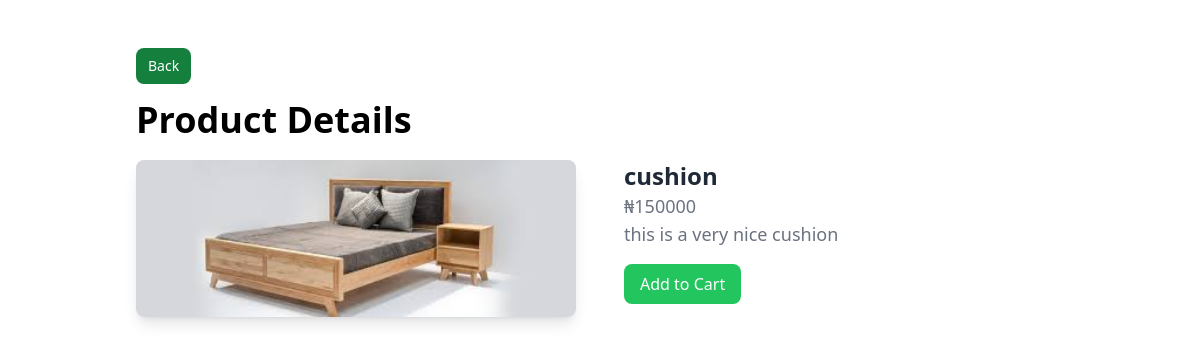
Page /store/product/1/ on the committed database.
### Store/models.py (models this page shows, shortened)
class Product(models.Model):
    store = models.ForeignKey(Mystore, on_delete=models.CASCADE)
    name = models.CharField(max_length=50)
    price = models.PositiveIntegerField(default=1)
    description = models.CharField(max_length=100)
    image = models.ImageField(upload_to='productimages')

### Store/views.py (the view)
# urls.py: path('product/<int:product_id>/', views.product_detail, name='product_detail'),
def product_detail(request, product_id):
    product = Product.objects.get(id=product_id)
    context = {'product': product}
    return render(request, 'Store/product_details.html', context)

### Store/templates/Store/product_details.html (shortened to what this page needs)
{% extends "Store/base.html" %}
{% block content %}
<div class="container mx-auto p-6">
    <a href="{% url 'index' %}" class="inline-flex mb-4 items-center px-3 py-2 text-sm font-medium text-center text-white bg-green-700 rounded-lg hover:bg-green-800 focus:ring-4 focus:outline-none focus:ring-green-300 dark:bg-green-600 dark:hover:bg-green-700 dark:focus:ring-green-800">Back</a>
    <h1 class="text-4xl font-bold mb-5">Product Details</h1>
    {% if product %}
        <div class="grid grid-cols-1 md:grid-cols-2 lg:grid-cols-2 gap-12">
            <div>
                <img src="{{ product.image.url }}" alt="{{ product.name }}" class="w-full rounded-lg shadow-lg">
            </div>
            <div>
                <h2 class="text-2xl font-bold text-gray-800">{{ product.name }}</h2>
                <p class="text-lg text-gray-500">₦{{ product.price }}</p>
                <p class="text-lg text-gray-500">{{ product.description }}</p>
                <form action="{% url 'add_to_cart' product.id %}" method="POST">
                    <button class="bg-green-500 text-white px-4 py-2 rounded-lg mt-4">Add to Cart</button>
                </form>
            </div>
        </div>
    {% else %}
        <p class="text-center text-red-500">Product not found.</p>
    {% endif %}
</div>
{% endblock %}

### rows in the picture
Product: image (picture), name "cushion", price "150000", description "this is a very nice cushion"
